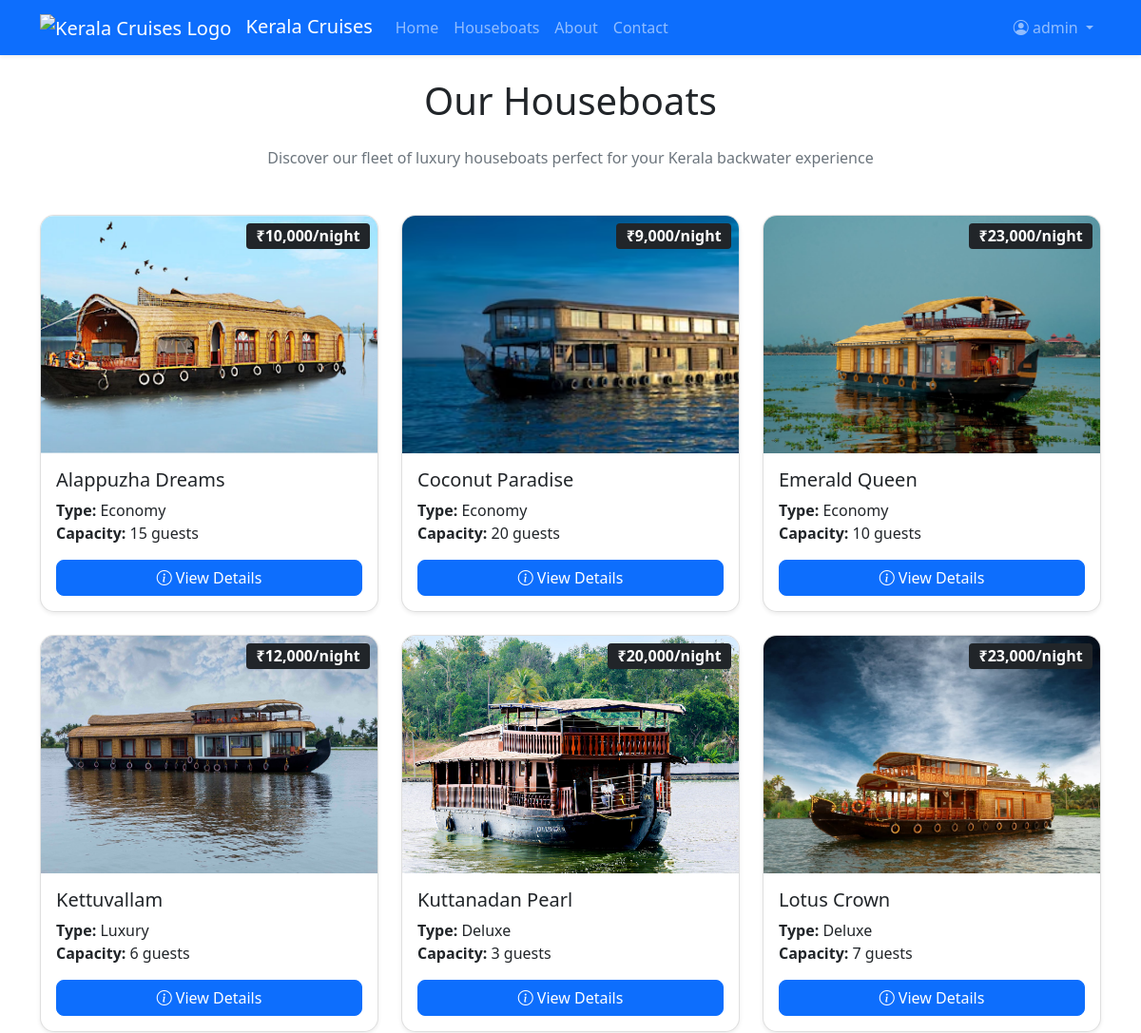
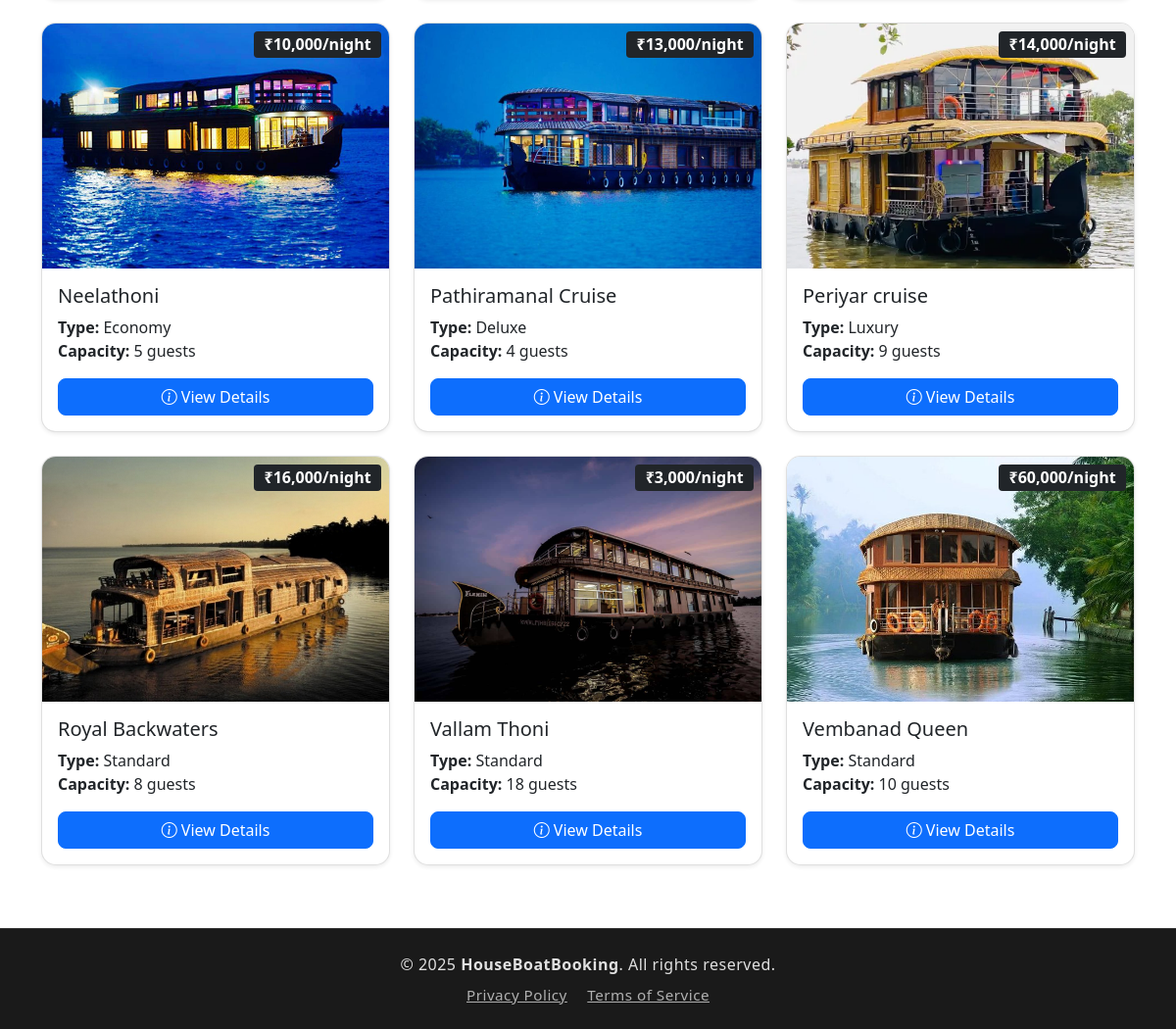
The page /frontend/pages/boats.php (signed in) on the database its author committed (2 pictures, top to bottom).
### tables this page shows
CREATE TABLE IF NOT EXISTS `boats` (
  `id` int NOT NULL AUTO_INCREMENT,
  `boat_name` varchar(100) NOT NULL,
  `boat_type` varchar(100) NOT NULL,
  `capacity` int NOT NULL,
  `price` decimal(10,2) NOT NULL,
  `image` varchar(255) DEFAULT NULL,
  `description` text,
  `status` enum('available','maintenance','booked') DEFAULT 'available',
  PRIMARY KEY (`id`)
);

### frontend/pages/boats.php (the view, shortened to what this page needs)
<?php
include '../../backend/inc/db_connect.php';
?>
<!DOCTYPE html>
<html lang="en">
<head>
    <link href="https://cdn.jsdelivr.net/npm/bootstrap@5.0.2/dist/css/bootstrap.min.css" rel="stylesheet">
    <link href="https://cdn.jsdelivr.net/npm/bootstrap-icons/font/bootstrap-icons.css" rel="stylesheet">
    <link rel="stylesheet" href="https://cdn.jsdelivr.net/npm/swiper@11/swiper-bundle.min.css" />
    <link rel="stylesheet" href="../../css/custom.css">
</head>
<body>
    <?php include '../includes/navbar.php'; ?>
    <div class="container mt-4">
        <div class="row">
            <div class="col-12">
                <h1 class="text-center mb-4">Our Houseboats</h1>
                <p class="text-center text-muted mb-5">Discover our fleet of luxury houseboats perfect for your Kerala backwater experience</p>
            </div>
        </div>
        <div class="row">
            <?php
            $result = $conn->query("SELECT * FROM boats WHERE status = 'available' ORDER BY boat_name");
            if (!$result) {
                echo '<div class="col-12"><div class="alert alert-danger">Database query failed: ' . $conn->error . '</div></div>';
            } else if ($result->num_rows > 0) {
                while ($row = $result->fetch_assoc()) {
                    $images = array();
                    if (!empty($row['image'])) {
                        $decoded = json_decode($row['image'], true);
                        if (is_array($decoded)) {
                            $images = $decoded;
                        } else {
                            $images = array($row['image']);
                        }
                    }
                    $mainImage = !empty($images[0]) ? "/HouseBoatBooking/uploads/boats/" . $images[0] : "/HouseBoatBooking/img/b1.jpg";
                    echo '<div class="col-md-4 mb-4">
                        <div class="card h-100 shadow-sm">
                            <div class="position-relative">
                                <img src="' . $mainImage . '" class="card-img-top" alt="' . htmlspecialchars($row['boat_name']) . '" style="height: 250px; object-fit: cover;">
                                <div class="position-absolute top-0 end-0 m-2">
                                    <span class="badge bg-dark bg-opacity-75 fs-6">₹' . number_format($row['price']) . '/night</span>
                                </div>
                            </div>
                            <div class="card-body d-flex flex-column">
                                <h5 class="card-title">' . htmlspecialchars($row['boat_name']) . '</h5>
                                <p class="card-text flex-grow-1">
                                    <strong>Type:</strong> ' . ucfirst(htmlspecialchars($row['boat_type'])) . '<br>
                                    <strong>Capacity:</strong> ' . htmlspecialchars($row['capacity']) . ' guests<br>
                                </p>
                                <div class="mt-auto">
                                    <a href="boat_details.php?id=' . $row['id'] . '" class="btn btn-primary w-100">
                                        <i class="bi bi-info-circle"></i> View Details
                                    </a>
                                </div>
                            </div>
                        </div>
                    </div>';
                }
            }
            ?>
        </div>
    </div>
    <?php include '../includes/footer.php'; ?>
</body>
</html>

### css/custom.css (style rules this page uses)
.card { transition: transform 0.3s ease; border-radius: 15px; overflow: hidden; }
.card-img-top { height: 250px; object-fit: cover; }
.btn { border-radius: 8px; font-weight: 500; transition: all 0.3s ease; }

### rows shown on the page
boats: shows a picture, price "10,000", boat_name "Alappuzha Dreams", boat_type "Economy", capacity "15"
boats: shows a picture, price "9,000", boat_name "Coconut Paradise", boat_type "Economy", capacity "20"
boats: shows a picture, price "23,000", boat_name "Emerald Queen", boat_type "Economy", capacity "10"
boats: shows a picture, price "12,000", boat_name "Kettuvallam", boat_type "Luxury", capacity "6"
boats: shows a picture, price "20,000", boat_name "Kuttanadan Pearl", boat_type "Deluxe", capacity "3"
boats: shows a picture, price "23,000", boat_name "Lotus Crown", boat_type "Deluxe", capacity "7"
boats: shows a picture, price "10,000", boat_name "Neelathoni", boat_type "Economy", capacity "5"
boats: shows a picture, price "13,000", boat_name "Pathiramanal Cruise", boat_type "Deluxe", capacity "4"
boats: shows a picture, price "14,000", boat_name "Periyar cruise", boat_type "Luxury", capacity "9"
boats: shows a picture, price "16,000", boat_name "Royal Backwaters", boat_type "Standard", capacity "8"
boats: shows a picture, price "3,000", boat_name "Vallam Thoni", boat_type "Standard", capacity "18"
boats: shows a picture, price "60,000", boat_name "Vembanad Queen", boat_type "Standard", capacity "10"

### other values the page prints
$_SESSION['username'] "admin"
